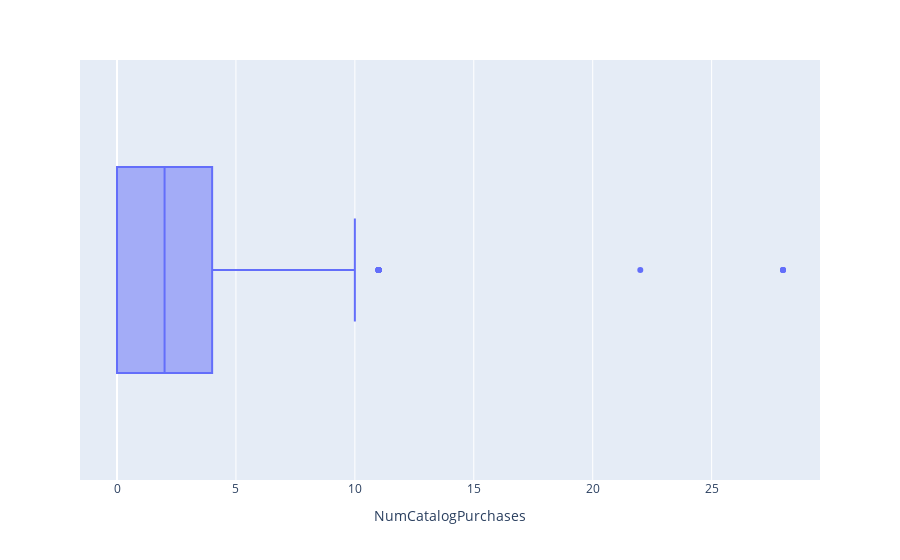

Source (notebook cell):
### Markdown cell above
### 7. NumCatalogPurchases

### Code cell
px.box(data_frame = data, x = 'NumCatalogPurchases')

### Figure 1 — Plotly figure (JSON) as saved in the notebook; plotly's stock layout.template omitted (floating-point values rounded to 4 significant figures; data arrays with more than 128 entries replaced by an {"elided": "..."} marker saying what was removed)
{"data": [{"alignmentgroup": "True", "hovertemplate": "NumCatalogPurchases=%{x}<extra></extra>", "legendgroup": "", "marker": {"color": "#636efa"}, "name": "", "notched": false, "offsetgroup": "", "orientation": "h", "showlegend": false, "type": "box", "x": {"elided": "2236 int values"}, "x0": " ", "xaxis": "x", "y0": " ", "yaxis": "y"}], "layout": {"autosize": true, "boxmode": "group", "legend": {"tracegroupgap": 0}, "margin": {"t": 60}, "xaxis": {"anchor": "y", "autorange": true, "domain": [0, 1], "range": [-1.556, 29.56], "title": {"text": "NumCatalogPurchases"}, "type": "linear"}, "yaxis": {"anchor": "x", "autorange": true, "domain": [0, 1], "range": [-0.5, 0.5], "type": "category"}}}
